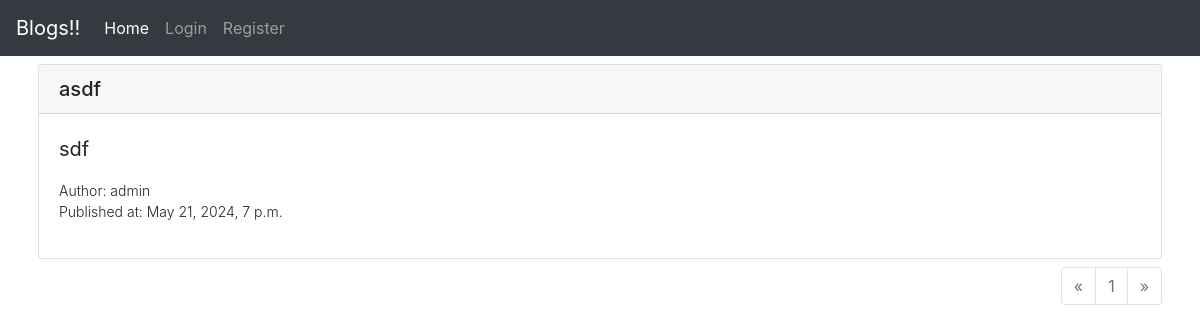
/, run on an earlier commit of the app's database.
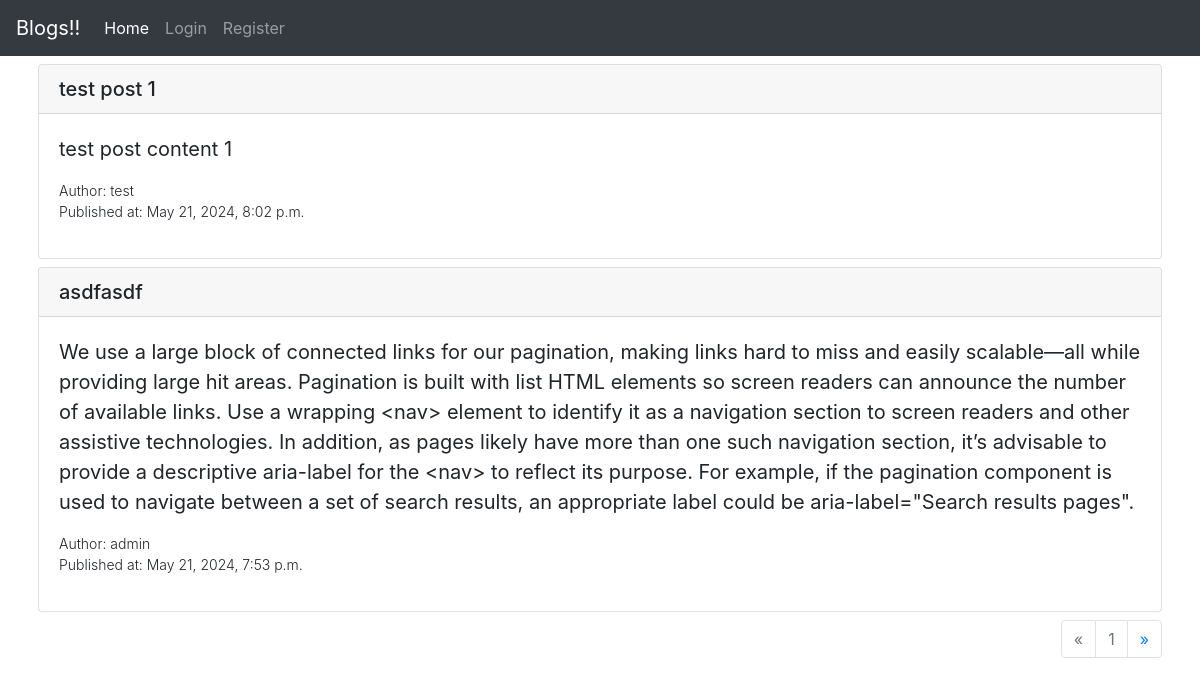
And on a later commit of the database.
### post/models.py (models this page shows, shortened)
class Post(models.Model):
    user = models.ForeignKey(User, on_delete=models.CASCADE)
    title = models.CharField(max_length=256)
    content = models.TextField()
    created_at = models.DateTimeField(auto_now_add=True)
    updated_at = models.DateTimeField(auto_now=True)
    published_at = models.DateTimeField(null=True, blank=True)
    is_draft = models.BooleanField(default=True)

### post/views.py (the view)
# urls.py: path('', PublicPostListView.as_view(), name='public_post_list'),
class PublicPostListView(ListView):
    context_object_name = 'objects'
    paginator_class = Paginator
    paginate_by = 2
    template_name = 'public_posts.html'
    def get(self, request, *args, **kwargs):
        if request.user and request.user.is_authenticated:
            return redirect(reverse('post:home_page'))
        return super().get(request, *args, **kwargs)
    def get_queryset(self):
        return Post.objects.filter(is_draft=False).order_by('-published_at')

### post/templates/public_posts.html (shortened to what this page needs)
{% extends 'base.html' %}
{% load crispy_forms_tags %}
{% block navigation %}
{% include 'public_nav.html' %}
{% endblock %}
{% block body %}
{% for post in objects %}
    <div class="card mb-2">
        <h5 class="card-header">{{post.title}}</h5>
        <div class="card-body">
            <blockquote class="blockquote mb-0">
                <p class="card-text">{{post.content}}</p>
                <p class="font-weight-light" style="font-size:14px">
                    Author: {{post.user.username}}<br>
                    Published at: {% if not post.is_draft %}{{post.published_at}}{% endif %}
                </p>
            </blockquote>
        </div>
    </div>
{% endfor %}
<nav aria-label="...">
  <ul class="pagination justify-content-end">
    <li class="page-item {% if not page_obj.has_previous %}disabled{% endif %}">
      <a class="page-link" href="{% if page_obj.has_previous %}{% url 'post:public_post_list' %}?page={{page_obj.previous_page_number}}{% endif %}" aria-label="Previous">
        <span aria-hidden="true">&laquo;</span>
      </a>
    </li>
    <li class="page-item disabled">
      <a class="page-link" href="">{{page_obj.number}} <span class="sr-only">(current)</span></a>
    </li>
    <li class="page-item {% if not page_obj.has_next %}disabled{% endif %}">
      <a class="page-link" href="{% if page_obj.has_next %}{% url 'post:public_post_list' %}?page={{page_obj.next_page_number}}{% endif %}" aria-label="Next">
        <span aria-hidden="true">&raquo;</span>
      </a>
    </li>
  </ul>
</nav>
{% endblock %}

What changed in the data, as far as the page shows it:
no longer on this page (row unchanged): Post: title "asdf", content "sdf", user.username "admin", published_at "May 21, 2024, 7 p.m."
added Post: title "test post 1", content "test post content 1", user.username "test", published_at "May 21, 2024, 8:02 p.m."
now on this page (row edited): Post: title "asdfasdf", content "We use a large block of connected links for our pagination, making links hard to miss and easily scalable—all while providing large hit areas. Pagination is built with list HTML elements so screen readers can announce the number of available links. Use a wrapping <nav> element to identify it as a navigation section to screen readers and other assistive technologies. In addition, as pages likely have more than one such navigation section, it’s advisable to provide a descriptive aria-label for the <nav> to reflect its purpose. For example, if the pagination component is used to navigate between a set of search results, an appropriate label could be aria-label=\"Search results pages\".", user.username "admin", published_at "May 21, 2024, 7:53 p.m."
